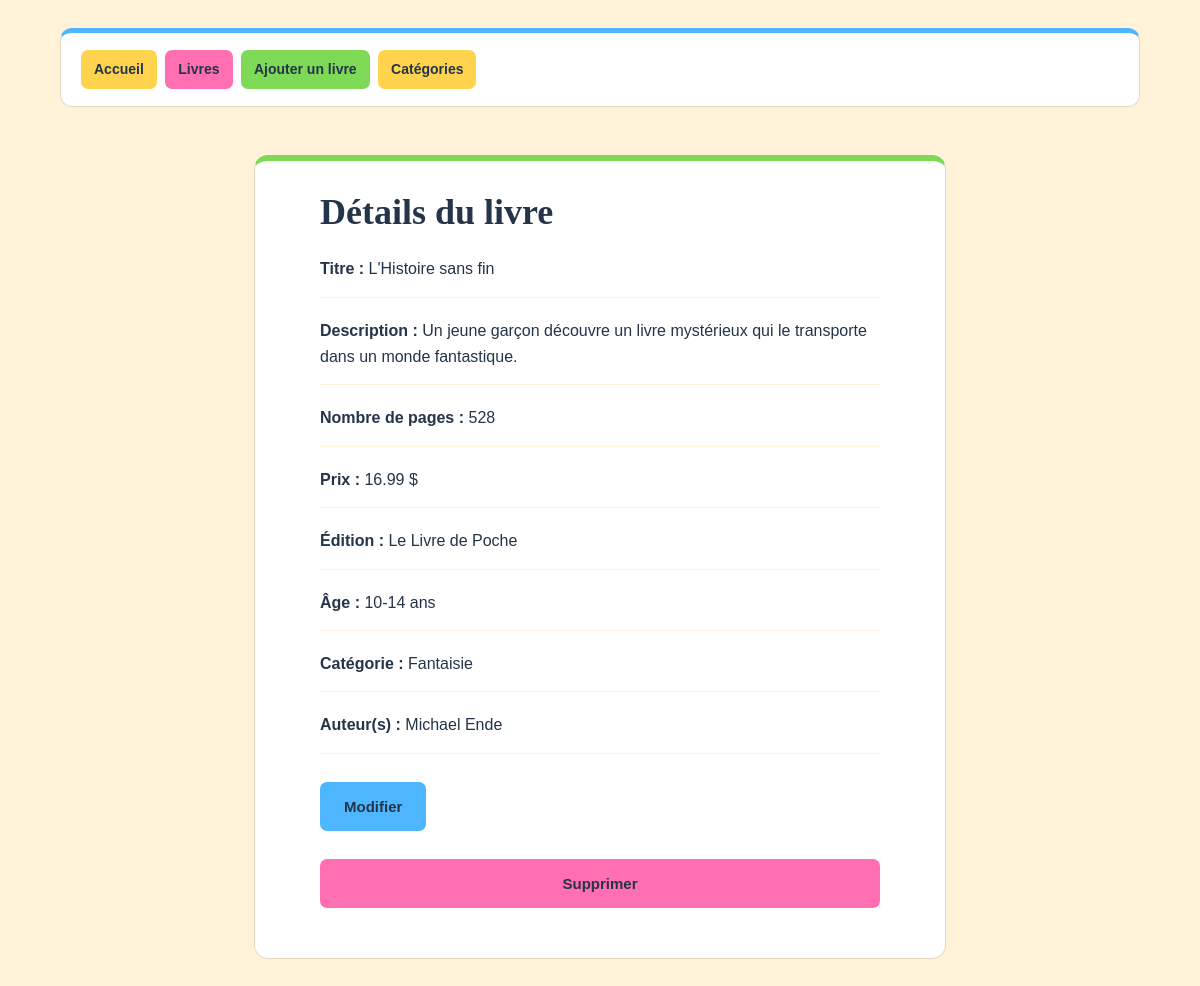
Screenshot of /book-show.php?id=2 with the database file from the repository.
### tables this page shows
CREATE TABLE `book` (
  `id` int NOT NULL AUTO_INCREMENT,
  `title` varchar(150) NOT NULL,
  `description` text,
  `page_count` int DEFAULT NULL,
  `price` decimal(10,2) NOT NULL,
  `edition` varchar(100) DEFAULT NULL,
  `age_group` varchar(50) DEFAULT NULL,
  `category_id` int NOT NULL,
  PRIMARY KEY (`id`),
  KEY `category_id` (`category_id`),
  CONSTRAINT `book_ibfk_1` FOREIGN KEY (`category_id`) REFERENCES `category` (`id`)
);

CREATE TABLE `category` (
  `id` int NOT NULL AUTO_INCREMENT,
  `name` varchar(100) NOT NULL,
  `description` text,
  PRIMARY KEY (`id`)
);

CREATE TABLE `author` (
  `id` int NOT NULL AUTO_INCREMENT,
  `name` varchar(100) NOT NULL,
  `country` varchar(100) DEFAULT NULL,
  `birth_year` int DEFAULT NULL,
  `biography` text,
  PRIMARY KEY (`id`)
);

### Classe/CRUD.php (called while the page is built, shortened)
<?php
class CRUD extends PDO {
    public function select(string $table, $field = "id", $order = "ASC"):array{
        $sql = "SELECT * FROM $table ORDER BY $field $order";
        $stmt = $this->query($sql);
        return $stmt->fetchAll();
    }
    public function selectId(string $table, int|string $value, $field = 'id'):bool|array{
        $sql = "SELECT * FROM $table WHERE $field = :$field";
        $stmt = $this->prepare($sql);
        $stmt->bindValue(":$field", $value);
        $stmt->execute();
        $count = $stmt->rowCount();
        if($count == 1){
            return $stmt->fetch();
        }else{
            return false;
        }
    }
}

### Classe/Book.php (called while the page is built, shortened)
<?php
require_once('Classe/CRUD.php');
class Book extends CRUD {
    protected string $table = 'book';
    public function find(int|string $id):array|bool{
        return $this->selectId($this->table, $id);
    }
    public function authors(int $id):array{
        $authors = $this->select('author', 'name');
        $relations = $this->select('book_author', 'book_id');
        $bookAuthors = array();
        foreach($authors as $author){
            foreach($relations as $relation){
                if($relation['book_id'] == $id && $relation['author_id'] == $author['id']){
                    $bookAuthors[] = $author;
                }
            }
        }
        return $bookAuthors;
    }
}

### book-show.php (the view, shortened to what this page needs)
<?php
$id = filter_var($_GET['id'] ?? null, FILTER_VALIDATE_INT, ['options' => ['min_range' => 1]]);
require_once('Classe/Book.php');
$crud = new Book;
$book = $crud->find($id);
if($book){
    extract($book);
}else{
    header('location:book-index.php');
    die();
}
$authors = $crud->authors($id);
$category = $crud->selectId('category', $category_id);
$categoryName = '';
if($category){
    $categoryName = $category['name'];
}
?>
<!DOCTYPE html>
<html lang="fr">
<head>
    <link rel="stylesheet" href="css/style.css">
</head>
<body>
    <?php require_once('includes/nav.php'); ?>
    <div class="container">
        <h1>Détails du livre</h1>
        <p><strong>Titre : </strong><?= htmlspecialchars($title, ENT_QUOTES, 'UTF-8'); ?></p>
        <p><strong>Description : </strong><?= htmlspecialchars('' . $description, ENT_QUOTES, 'UTF-8'); ?></p>
        <p><strong>Nombre de pages : </strong><?= $page_count; ?></p>
        <p><strong>Prix : </strong><?= $price; ?> $</p>
        <p><strong>Édition : </strong><?= htmlspecialchars('' . $edition, ENT_QUOTES, 'UTF-8'); ?></p>
        <p><strong>Âge : </strong><?= htmlspecialchars('' . $age_group, ENT_QUOTES, 'UTF-8'); ?></p>
        <p><strong>Catégorie : </strong><?= htmlspecialchars($categoryName, ENT_QUOTES, 'UTF-8'); ?></p>
        <p><strong>Auteur(s) : </strong>
            <?php foreach($authors as $author){ ?>
                <?= htmlspecialchars($author['name'], ENT_QUOTES, 'UTF-8'); ?><br>
            <?php } ?>
        </p>
        <a href="book-edit.php?id=<?= $id; ?>" class="btn">Modifier</a>
        <form action="book-delete.php" method="post">
            <input type="submit" value="Supprimer" class="btn red">
        </form>
    </div>
</body>
</html>

### css/style.css (style rules this page uses)
body { margin: 0 auto; padding: 28px 5% 64px; max-width: 1240px; background-color: #FFF2D9; color: #243449; font-family: Arial, Helvetica, sans-serif; font-size: 16px; line-height: 1.65; }
h1, h2 { margin: 0 0 22px; color: #243449; font-family: Georgia, 'Times New Roman', serif; font-weight: bold; line-height: 1.2; }
h1 { font-size: 36px; }
p { margin: 0 0 20px; }
strong { color: #243449; }
a { color: #24547a; }
.container { width: 86%; max-width: 560px; margin: 0 auto; padding: 30px 6%; border: 1px solid #e5d8bf; border-top: 6px solid #7ED957; border-radius: 14px; background-color: #ffffff; overflow-wrap: break-word; }
.container p { padding-bottom: 14px; border-bottom: 1px solid #FFF2D9; }
input, select { width: 100%; box-sizing: border-box; margin-top: 7px; padding: 12px 13px; border: 1px solid #b7c4cf; border-radius: 7px; background-color: #ffffff; color: #243449; font-family: Arial, Helvetica, sans-serif; font-size: 16px; line-height: 1.4; }
.btn { display: inline-block; margin: 8px 0 20px; padding: 12px 22px; border: 2px solid #4DB6FF; border-radius: 7px; background-color: #4DB6FF; color: #243449; font-family: Arial, Helvetica, sans-serif; font-size: 15px; font-weight: bold; line-height: 1.4; text-align: center; text-decoration: none; cursor: pointer; transition: background-color 0.2s ease; }
.btn.red { border-color: #FF6FB1; background-color: #FF6FB1; color: #243449; }

### rows the page displays
book: title "L'Histoire sans fin", description "Un jeune garçon découvre un livre mystérieux qui le transporte dans un monde fantastique.", page_count "528", price "16.99", edition "Le Livre de Poche", age_group "10-14 ans"
category: name "Fantaisie"
author: name "Michael Ende"
